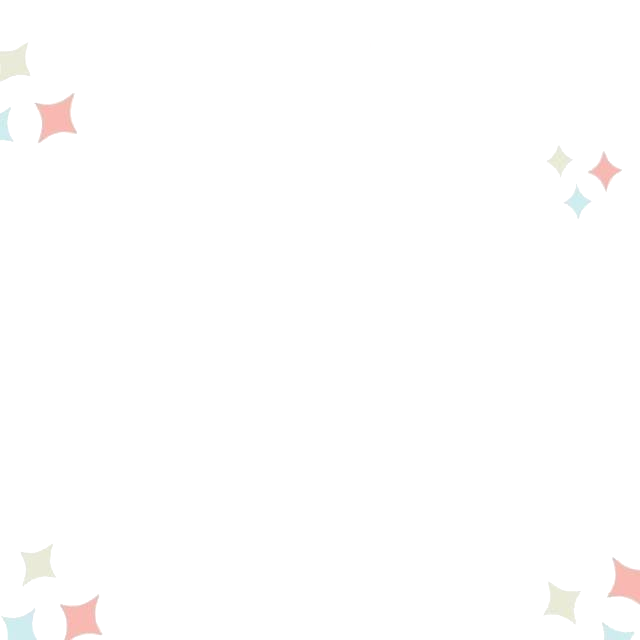
#> input picture flairs/flair4.png, 640 x 640 px, found by its file name; its folder holds 4 pictures in this run
$ python generate_test.py   (older library calls are emulated)
#> lines starting #> are read from the running program, lines starting #| are printed output that depends on the picture
### quote2image/generate.py
"""
The backend logic that creates the image.
"""
import os
import random
import textwrap

from PIL import Image, ImageFont, ImageDraw, ImageOps, ImageEnhance
from pathlib import Path


def path_convert(path):
	"""
	Convert a string to the correct file path depending on the system.

	:param path: A file Path
	:return: OS agnostic file path
	"""
	return str(Path(path))


def random_color():
	"""
	Gets a random color

	:return: A random color RGB tuple
	"""
	colors_rand = [
		(153, 255, 153),
		(100, 200, 0),
		(255, 153, 0),
		(255, 153, 204),
		(0, 255, 255),
		(0, 255, 153),
		(204, 102, 255),
		(255, 80, 80)
	]

	return colors_rand[random.randint(0, len(colors_rand) - 1)]


# [28 lines left out: function tint_image, not called in this run]


def main(quote, **kwargs):
	"""
	Creates a PIL Image with 'quote' printed on it.

	:param quote: The message to be printed on the image

	:keyword shadow: Whether to add shadow to the text or not.
	:keyword noise: The amount of graphics to be overlaid on the image

	:keyword text_color: The colour of the text as a hex string.
	:keyword shadow_color: The colour of the text shadow as a hex string.
	:keyword background_color: The colour of the background as a hex string.
	:keyword noise_tint: The colour to tint background noise elements

	:keyword debug: Boolean to show the image after creating it or not.

	:rtype: PIL.Image
	:return: A PIL image object
	"""
#> called with quote = 'Testing quote2image!'

	# Parse kwarg options
	shadow = kwargs.get("shadow")

	# Noise is passed as a Decimal instance so we convert it to int
	noise = kwargs.get("noise")

	if noise is None:
		noise = 2
	else:
		noise = int(noise)

	# Get custom colors
	colors_default = {
		"background": (255, 255, 255),
		"text": random_color(),
		"shadow": (75, 75, 75),
		"noise": None
	}

	colors = {
		"text": kwargs.get("text_color"),
		"shadow": kwargs.get("shadow_color"),
		"background": kwargs.get("background_color"),
		"noise": kwargs.get("noise_tint")
	}

	for key, value in colors.items():
		if not value:
			colors[key] = colors_default[key]

	# Debug mode
	debug = kwargs.get("debug")

	# Go to the directory containing this module
	file_prefix = str(Path(__file__).parent)

	quote = textwrap.wrap(quote, width=20)

	if len(quote) >= 3:
		start_height = 150
	elif len(quote) == 2:
		start_height = 200
	else:
		start_height = 250

	main_img = Image.new("RGB", (640, 640), colors["background"])
#> main_img: PIL image 640x640 RGB; every value is 255

	# Paste flair into image
	flair_list = os.listdir(path_convert(f"{file_prefix}/flairs/"))

	for _ in range(noise):
		flair_name = flair_list[random.randint(0, len(flair_list) - 1)]
		flair_list.remove(flair_name)

		flair_path = path_convert(f"{file_prefix}/flairs/{flair_name}")
		flair = Image.open(flair_path)
#> flair is the input picture: PIL image 640x640 RGBA; mean R, G, B, A 4.9, 4.6, 4.4, 5.1

		if colors["noise"]:
			flair = tint_image(flair, colors["noise"])
		else:
			# Random colors
			if random.random() > 0.5:
				rand_color = random_color()
				flair = tint_image(flair, rand_color)

		main_img.paste(flair, (0, 0), flair)

	# Add text to image
	font = ImageFont.truetype(path_convert(f"{file_prefix}/fonts/playlist_script.otf"), size=64)
	draw = ImageDraw.Draw(main_img)

	current_height = start_height
	padding = 20
	for line in quote:
		w, h = draw.textsize(line, font=font)

		# Text shadow is a grey text layer slightly offset to the normal text
		if shadow:
			draw.text((((main_img.width - w) / 2) - 2, current_height - 2), line, colors["shadow"], font=font,
					  align="center")

		draw.text(((main_img.width - w) / 2, current_height), line, colors["text"], font=font, align="center")
		current_height += h + padding
#> this loop made 1 pass
#> (w, h, current_height) on pass 1: (696, 73, 343)
#> after the loop, current_height = 343

	if debug:
		main_img.show()
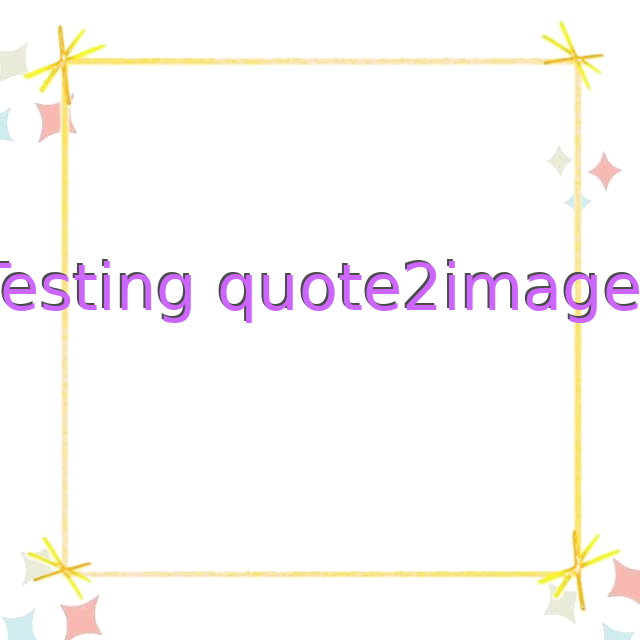
#> shown: PIL image 640x640 RGB; mean R, G, B 251.8, 248.6, 248.1

	return main_img

### tests/generate_test.py
#!/usr/bin/env python3
"""
Run generate and show the output.

Not really a test but I'm calling it a test anyway.
"""
from quote2image import generate

generate.main("Testing quote2image!", debug=True, shadow=True)  # , noise_tint="#FF6F00")
